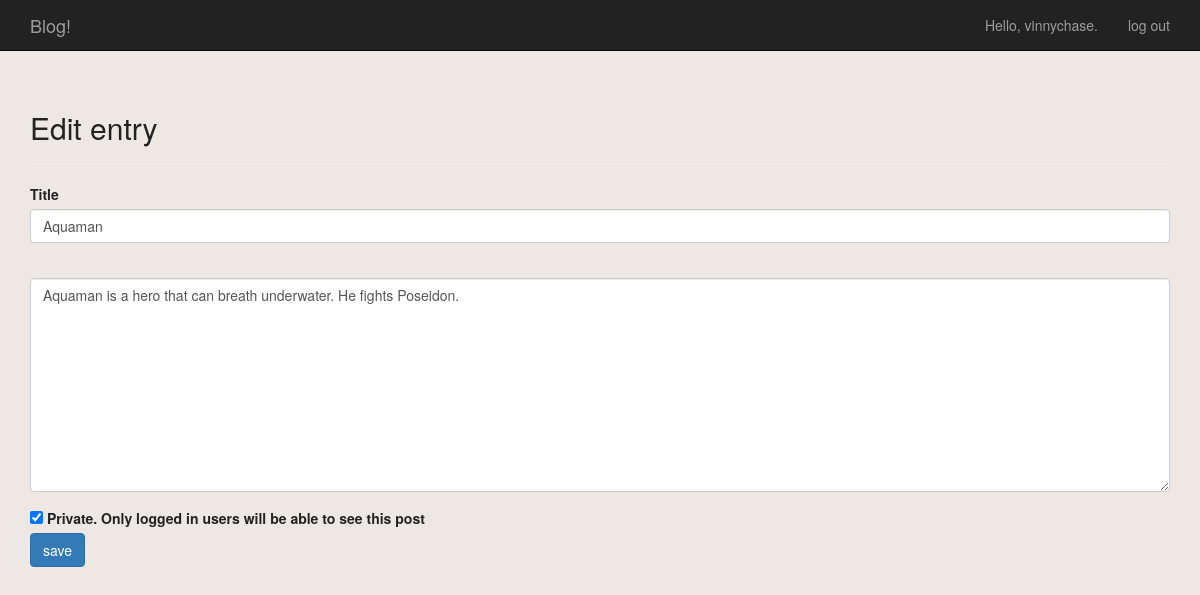
Screenshot of /edit_post/8 (signed in) with the database file from the repository.
### blog/models.py (models this page shows, shortened)
class Post(models.Model):
	title = models.CharField(max_length=255)
	content = models.TextField()
	posted_on = models.DateTimeField(auto_now_add=True)
	author = models.ForeignKey(User, on_delete=models.CASCADE)
	private = models.BooleanField(default=False)

### blog/views.py (the view)
# urls.py: path('edit_post/<post_id>', views.edit_post, name='edit_post'),
@login_required
def edit_post(request, post_id):
	post = Post.objects.get(id=post_id)
	check_post_owner(request, post)
	if request.method != 'POST':
		form = PostForm(instance=post)
	else:
		form = PostForm(instance=post, data=request.POST)
		if form.is_valid():
			form.save()
			return HttpResponseRedirect(reverse('blog:index'))
	context = {'post': post, 'form': form}
	return render(request, 'blog/edit_post.html', context)

### blog/forms.py
class PostForm(forms.ModelForm):
	class Meta:
		model = Post
		fields = ['title', 'content', 'private']
		labels = {
			'title': 'Title',
			'content': '',
			'private': 'Private. Only logged in users will be able to see this post',
			}
		widgets = {
			'content': forms.Textarea(attrs={'cols': 80}),
			}

### blog/views.py (called while the page is built)
def check_post_owner(request, post):
	if post.author != request.user:
		raise Http404

### blog/templates/blog/edit_post.html (shortened to what this page needs)
{% extends 'blog/base.html' %}
{% load bootstrap3 %}
{% block header %}
  <h2>Edit entry</h2>
{% endblock header %}
{% block content %}
  <form action="{% url 'blog:edit_post' post.id %}" method='post' class="form">
    {% bootstrap_form form %}
    {% buttons %}
      <button name="submit" class="btn btn-primary">save</button>
    {% endbuttons %}
  </form>
{% endblock content %}

### blog/templates/blog/base.html (shortened to what this page needs)
{% load bootstrap3 %}
<!DOCTYPE html>
<html lang="en">
  <head>
	{% bootstrap_css %}
	{% load static %}
	<link rel="stylesheet" type="text/css" href="{% static 'blog/styles.css' %}">
  </head>
  <body>
    <nav class="navbar navbar-inverse navbar-static-top">
	  <div class="container">
	    <div class="navbar-header">
		  <a class="navbar-brand" href="{% url 'blog:index' %}">Blog!</a>
		</div>
		<div id="navbar" class="navbar-collapse collapse">
		  <ul class="nav navbar-nav navbar-right">
			{% if user.is_authenticated %}
			  <li><a>Hello, {{ user.username }}.</a></li>
			  <li><a href="{% url 'users:logout' %}">log out</a></li>
			{% else %}
			  <li><a href="{% url 'users:register' %}">register</a></li>
			  <li><a href="{% url 'users:login' %}">log in</a></li>
			{% endif %}
		  </ul>
		</div>
	  </div>
	</nav>
    <div class="container">
	  <div class="page-header">
			{% block header %}{% endblock header %}
	  </div>
	  <div>
	    {% block content %}{% endblock content %}
	  </div>
  </div>
  </body>
</html>

### blog/static/blog/styles.css (style rules this page uses)
body { color: #222; background-color: #EEE8E5; }

### rows the page displays
Post: title "Aquaman", content "Aquaman is a hero that can breath underwater. He fights Poseidon.", private "☑"

### other values shown
{{ user.username }} "vinnychase"
